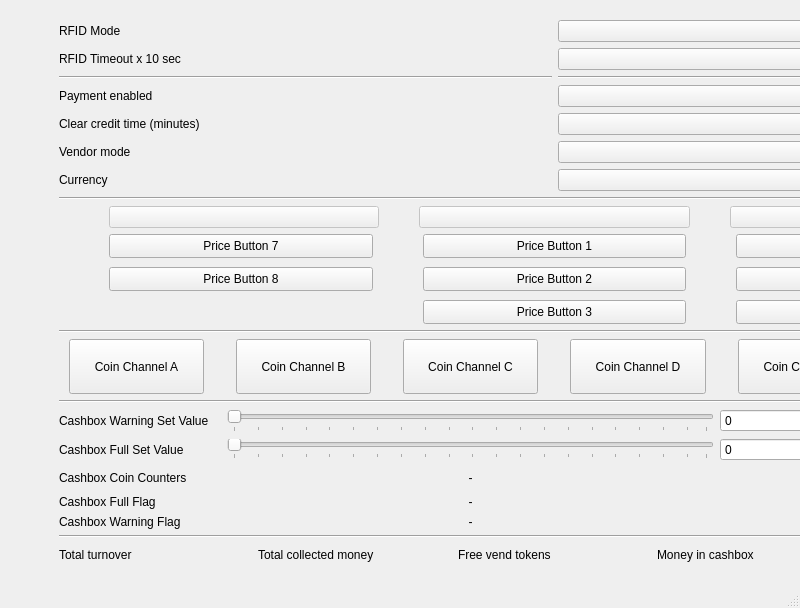
<?xml version="1.0" encoding="UTF-8"?>
<ui version="4.0">
 <class>WBSDPayWindow</class>
 <widget class="QMainWindow" name="WBSDPayWindow">
  <property name="geometry">
   <rect>
    <x>0</x>
    <y>0</y>
    <width>800</width>
    <height>608</height>
   </rect>
  </property>
  <property name="windowTitle">
   <string>Payment/RFID settings</string>
  </property>
  <widget class="QWidget" name="centralwidget">
   <widget class="QWidget" name="verticalLayoutWidget">
    <property name="geometry">
     <rect>
      <x>9</x>
      <y>10</y>
      <width>1091</width>
      <height>566</height>
     </rect>
    </property>
    <layout class="QVBoxLayout" name="verticalLayout" stretch="0,0,0,0,0,0,0,0,0,0">
     <property name="leftMargin">
      <number>50</number>
     </property>
     <property name="topMargin">
      <number>10</number>
     </property>
     <property name="rightMargin">
      <number>50</number>
     </property>
     <property name="bottomMargin">
      <number>10</number>
     </property>
     <item>
      <layout class="QGridLayout" name="gridLayout">
       <item row="3" column="1">
        <widget class="Line" name="line_2">
         <property name="orientation">
          <enum>Qt::Horizontal</enum>
         </property>
        </widget>
       </item>
       <item row="2" column="0">
        <widget class="QLabel" name="lblRFIDTimeOut">
         <property name="text">
          <string>RFID Timeout x 10 sec</string>
         </property>
        </widget>
       </item>
       <item row="5" column="1">
        <widget class="QComboBox" name="cboClearCreditTime"/>
       </item>
       <item row="3" column="0">
        <widget class="Line" name="line">
         <property name="orientation">
          <enum>Qt::Horizontal</enum>
         </property>
        </widget>
       </item>
       <item row="4" column="0">
        <widget class="QLabel" name="lblPayEnabled">
         <property name="text">
          <string>Payment enabled</string>
         </property>
        </widget>
       </item>
       <item row="1" column="0">
        <widget class="QLabel" name="lblRFIDMode">
         <property name="text">
          <string>RFID Mode</string>
         </property>
        </widget>
       </item>
       <item row="7" column="0">
        <widget class="QLabel" name="lblCurrency">
         <property name="text">
          <string>Currency</string>
         </property>
        </widget>
       </item>
       <item row="6" column="1">
        <widget class="QComboBox" name="cboSaleType"/>
       </item>
       <item row="6" column="0">
        <widget class="QLabel" name="lblSaletype">
         <property name="text">
          <string>Vendor mode</string>
         </property>
        </widget>
       </item>
       <item row="5" column="0">
        <widget class="QLabel" name="lblClearCreditTime">
         <property name="text">
          <string>Clear credit time (minutes)</string>
         </property>
        </widget>
       </item>
       <item row="7" column="1">
        <widget class="QComboBox" name="cboCurrency">
         <property name="sizePolicy">
          <sizepolicy hsizetype="Preferred" vsizetype="Fixed">
           <horstretch>0</horstretch>
           <verstretch>1</verstretch>
          </sizepolicy>
         </property>
        </widget>
       </item>
       <item row="1" column="1">
        <widget class="QComboBox" name="cboRFIDMode"/>
       </item>
       <item row="2" column="1">
        <widget class="QComboBox" name="cboRFIDTimeout"/>
       </item>
       <item row="4" column="1">
        <widget class="QComboBox" name="cboPaymentEnabled"/>
       </item>
      </layout>
     </item>
     <item>
      <widget class="Line" name="line_5">
       <property name="orientation">
        <enum>Qt::Horizontal</enum>
       </property>
      </widget>
     </item>
     <item>
      <layout class="QHBoxLayout" name="horizontalLayout">
       <property name="spacing">
        <number>40</number>
       </property>
       <property name="leftMargin">
        <number>50</number>
       </property>
       <property name="rightMargin">
        <number>50</number>
       </property>
       <item>
        <widget class="QPushButton" name="button9">
         <property name="enabled">
          <bool>false</bool>
         </property>
         <property name="text">
          <string/>
         </property>
        </widget>
       </item>
       <item>
        <widget class="QPushButton" name="button10">
         <property name="enabled">
          <bool>false</bool>
         </property>
         <property name="text">
          <string/>
         </property>
        </widget>
       </item>
       <item>
        <widget class="QPushButton" name="button11">
         <property name="enabled">
          <bool>false</bool>
         </property>
         <property name="text">
          <string/>
         </property>
        </widget>
       </item>
      </layout>
     </item>
     <item>
      <layout class="QGridLayout" name="gridLayout_3" columnstretch="0,0,0" columnminimumwidth="0,0,0">
       <property name="sizeConstraint">
        <enum>QLayout::SetDefaultConstraint</enum>
       </property>
       <property name="leftMargin">
        <number>50</number>
       </property>
       <property name="rightMargin">
        <number>50</number>
       </property>
       <property name="horizontalSpacing">
        <number>50</number>
       </property>
       <property name="verticalSpacing">
        <number>9</number>
       </property>
       <item row="2" column="2">
        <widget class="QPushButton" name="button6">
         <property name="sizePolicy">
          <sizepolicy hsizetype="Minimum" vsizetype="Expanding">
           <horstretch>0</horstretch>
           <verstretch>0</verstretch>
          </sizepolicy>
         </property>
         <property name="text">
          <string>Price Button 6</string>
         </property>
        </widget>
       </item>
       <item row="2" column="1">
        <widget class="QPushButton" name="button3">
         <property name="sizePolicy">
          <sizepolicy hsizetype="Minimum" vsizetype="Expanding">
           <horstretch>0</horstretch>
           <verstretch>0</verstretch>
          </sizepolicy>
         </property>
         <property name="text">
          <string>Price Button 3</string>
         </property>
        </widget>
       </item>
       <item row="1" column="1">
        <widget class="QPushButton" name="button2">
         <property name="sizePolicy">
          <sizepolicy hsizetype="Minimum" vsizetype="Expanding">
           <horstretch>0</horstretch>
           <verstretch>0</verstretch>
          </sizepolicy>
         </property>
         <property name="text">
          <string>Price Button 2</string>
         </property>
        </widget>
       </item>
       <item row="0" column="2">
        <widget class="QPushButton" name="button4">
         <property name="sizePolicy">
          <sizepolicy hsizetype="Minimum" vsizetype="Expanding">
           <horstretch>0</horstretch>
           <verstretch>0</verstretch>
          </sizepolicy>
         </property>
         <property name="text">
          <string>Price Button 4</string>
         </property>
        </widget>
       </item>
       <item row="0" column="1">
        <widget class="QPushButton" name="button1">
         <property name="sizePolicy">
          <sizepolicy hsizetype="Minimum" vsizetype="Expanding">
           <horstretch>0</horstretch>
           <verstretch>0</verstretch>
          </sizepolicy>
         </property>
         <property name="text">
          <string>Price Button 1</string>
         </property>
        </widget>
       </item>
       <item row="1" column="2">
        <widget class="QPushButton" name="button5">
         <property name="sizePolicy">
          <sizepolicy hsizetype="Minimum" vsizetype="Expanding">
           <horstretch>0</horstretch>
           <verstretch>0</verstretch>
          </sizepolicy>
         </property>
         <property name="text">
          <string>Price Button 5</string>
         </property>
        </widget>
       </item>
       <item row="0" column="0">
        <widget class="QPushButton" name="button7">
         <property name="enabled">
          <bool>true</bool>
         </property>
         <property name="sizePolicy">
          <sizepolicy hsizetype="Minimum" vsizetype="Expanding">
           <horstretch>0</horstretch>
           <verstretch>0</verstretch>
          </sizepolicy>
         </property>
         <property name="text">
          <string>Price Button 7</string>
         </property>
        </widget>
       </item>
       <item row="1" column="0">
        <widget class="QPushButton" name="button8">
         <property name="sizePolicy">
          <sizepolicy hsizetype="Minimum" vsizetype="Expanding">
           <horstretch>0</horstretch>
           <verstretch>0</verstretch>
          </sizepolicy>
         </property>
         <property name="text">
          <string>Price Button 8</string>
         </property>
        </widget>
       </item>
      </layout>
     </item>
     <item>
      <widget class="Line" name="line_4">
       <property name="orientation">
        <enum>Qt::Horizontal</enum>
       </property>
      </widget>
     </item>
     <item>
      <layout class="QGridLayout" name="gridLayout_4" columnstretch="0,0,0,0,0,0">
       <property name="sizeConstraint">
        <enum>QLayout::SetDefaultConstraint</enum>
       </property>
       <property name="leftMargin">
        <number>10</number>
       </property>
       <property name="rightMargin">
        <number>10</number>
       </property>
       <property name="horizontalSpacing">
        <number>32</number>
       </property>
       <property name="verticalSpacing">
        <number>9</number>
       </property>
       <item row="0" column="5">
        <widget class="QPushButton" name="btnCoinChanelF">
         <property name="sizePolicy">
          <sizepolicy hsizetype="Minimum" vsizetype="Preferred">
           <horstretch>0</horstretch>
           <verstretch>0</verstretch>
          </sizepolicy>
         </property>
         <property name="text">
          <string>Coin Channel F</string>
         </property>
        </widget>
       </item>
       <item row="0" column="0">
        <widget class="QPushButton" name="btnCoinChanelA">
         <property name="sizePolicy">
          <sizepolicy hsizetype="Minimum" vsizetype="Minimum">
           <horstretch>0</horstretch>
           <verstretch>0</verstretch>
          </sizepolicy>
         </property>
         <property name="minimumSize">
          <size>
           <width>60</width>
           <height>55</height>
          </size>
         </property>
         <property name="text">
          <string>Coin Channel A</string>
         </property>
        </widget>
       </item>
       <item row="0" column="4">
        <widget class="QPushButton" name="btnCoinChanelE">
         <property name="sizePolicy">
          <sizepolicy hsizetype="Minimum" vsizetype="Preferred">
           <horstretch>0</horstretch>
           <verstretch>0</verstretch>
          </sizepolicy>
         </property>
         <property name="text">
          <string>Coin Channel E</string>
         </property>
        </widget>
       </item>
       <item row="0" column="1">
        <widget class="QPushButton" name="btnCoinChanelB">
         <property name="sizePolicy">
          <sizepolicy hsizetype="Minimum" vsizetype="Preferred">
           <horstretch>0</horstretch>
           <verstretch>0</verstretch>
          </sizepolicy>
         </property>
         <property name="text">
          <string>Coin Channel B</string>
         </property>
        </widget>
       </item>
       <item row="0" column="3">
        <widget class="QPushButton" name="btnCoinChanelD">
         <property name="sizePolicy">
          <sizepolicy hsizetype="Minimum" vsizetype="Preferred">
           <horstretch>0</horstretch>
           <verstretch>0</verstretch>
          </sizepolicy>
         </property>
         <property name="text">
          <string>Coin Channel D</string>
         </property>
        </widget>
       </item>
       <item row="0" column="2">
        <widget class="QPushButton" name="btnCoinChanelC">
         <property name="sizePolicy">
          <sizepolicy hsizetype="Minimum" vsizetype="Preferred">
           <horstretch>0</horstretch>
           <verstretch>0</verstretch>
          </sizepolicy>
         </property>
         <property name="text">
          <string>Coin Channel C</string>
         </property>
        </widget>
       </item>
      </layout>
     </item>
     <item>
      <widget class="Line" name="line_3">
       <property name="orientation">
        <enum>Qt::Horizontal</enum>
       </property>
      </widget>
     </item>
     <item>
      <layout class="QGridLayout" name="gridLayout_cashbox" columnstretch="1,3,1,1">
       <item row="1" column="3">
        <widget class="QPushButton" name="btn_setfull_2">
         <property name="text">
          <string>Set Value</string>
         </property>
        </widget>
       </item>
       <item row="3" column="0">
        <widget class="QLabel" name="label_6">
         <property name="text">
          <string>Cashbox Full Flag</string>
         </property>
        </widget>
       </item>
       <item row="2" column="3">
        <widget class="QPushButton" name="btn_setreset_2">
         <property name="text">
          <string>Reset</string>
         </property>
        </widget>
       </item>
       <item row="0" column="0">
        <widget class="QLabel" name="label_7">
         <property name="text">
          <string>Cashbox Warning Set Value</string>
         </property>
        </widget>
       </item>
       <item row="1" column="0">
        <widget class="QLabel" name="label_8">
         <property name="text">
          <string>Cashbox Full Set Value</string>
         </property>
        </widget>
       </item>
       <item row="1" column="1">
        <widget class="QSlider" name="horizontalSlider_4">
         <property name="sizePolicy">
          <sizepolicy hsizetype="Expanding" vsizetype="Fixed">
           <horstretch>0</horstretch>
           <verstretch>0</verstretch>
          </sizepolicy>
         </property>
         <property name="singleStep">
          <number>5</number>
         </property>
         <property name="orientation">
          <enum>Qt::Horizontal</enum>
         </property>
         <property name="tickPosition">
          <enum>QSlider::TicksBelow</enum>
         </property>
        </widget>
       </item>
       <item row="0" column="1">
        <widget class="QSlider" name="horizontalSlider_2">
         <property name="sizePolicy">
          <sizepolicy hsizetype="Expanding" vsizetype="Preferred">
           <horstretch>0</horstretch>
           <verstretch>0</verstretch>
          </sizepolicy>
         </property>
         <property name="singleStep">
          <number>5</number>
         </property>
         <property name="orientation">
          <enum>Qt::Horizontal</enum>
         </property>
         <property name="tickPosition">
          <enum>QSlider::TicksBelow</enum>
         </property>
        </widget>
       </item>
       <item row="2" column="0">
        <widget class="QLabel" name="label_9">
         <property name="text">
          <string>Cashbox Coin Counters</string>
         </property>
        </widget>
       </item>
       <item row="0" column="3">
        <widget class="QPushButton" name="btn_setwarn_2">
         <property name="text">
          <string>Set Value</string>
         </property>
        </widget>
       </item>
       <item row="0" column="2">
        <widget class="QSpinBox" name="spinBox_3">
         <property name="maximum">
          <number>255</number>
         </property>
        </widget>
       </item>
       <item row="1" column="2">
        <widget class="QSpinBox" name="spinBox_4">
         <property name="maximum">
          <number>255</number>
         </property>
        </widget>
       </item>
       <item row="4" column="0">
        <widget class="QLabel" name="label_10">
         <property name="text">
          <string>Cashbox Warning Flag</string>
         </property>
        </widget>
       </item>
       <item row="3" column="1">
        <widget class="QLabel" name="lbl_flag_full_2">
         <property name="text">
          <string>-</string>
         </property>
         <property name="alignment">
          <set>Qt::AlignCenter</set>
         </property>
        </widget>
       </item>
       <item row="4" column="1">
        <widget class="QLabel" name="lbl_flag_warn_2">
         <property name="text">
          <string>-</string>
         </property>
         <property name="alignment">
          <set>Qt::AlignCenter</set>
         </property>
        </widget>
       </item>
       <item row="2" column="1">
        <widget class="QLabel" name="lbl_flag_counters">
         <property name="text">
          <string>-</string>
         </property>
         <property name="alignment">
          <set>Qt::AlignCenter</set>
         </property>
        </widget>
       </item>
      </layout>
     </item>
     <item>
      <widget class="Line" name="line_6">
       <property name="orientation">
        <enum>Qt::Horizontal</enum>
       </property>
      </widget>
     </item>
     <item>
      <layout class="QGridLayout" name="gridLayout_2">
       <item row="0" column="6">
        <widget class="QPushButton" name="btnReset">
         <property name="text">
          <string>Collect cashbox</string>
         </property>
        </widget>
       </item>
       <item row="0" column="4">
        <widget class="QLabel" name="lblMoneyInCashBox">
         <property name="text">
          <string>Money in cashbox</string>
         </property>
        </widget>
       </item>
       <item row="0" column="2">
        <widget class="QLabel" name="lblFreeVendTokens">
         <property name="text">
          <string>Free vend tokens</string>
         </property>
        </widget>
       </item>
       <item row="0" column="1">
        <widget class="QLabel" name="lblTotalCollected">
         <property name="text">
          <string>Total collected money</string>
         </property>
        </widget>
       </item>
       <item row="0" column="0">
        <widget class="QLabel" name="lblTotalTurnOver">
         <property name="text">
          <string>Total turnover</string>
         </property>
        </widget>
       </item>
      </layout>
     </item>
    </layout>
   </widget>
  </widget>
  <widget class="QStatusBar" name="statusbar"/>
  <widget class="QMenuBar" name="menubar">
   <property name="geometry">
    <rect>
     <x>0</x>
     <y>0</y>
     <width>800</width>
     <height>21</height>
    </rect>
   </property>
  </widget>
 </widget>
 <tabstops>
  <tabstop>cboRFIDMode</tabstop>
  <tabstop>cboRFIDTimeout</tabstop>
  <tabstop>cboPaymentEnabled</tabstop>
  <tabstop>cboClearCreditTime</tabstop>
  <tabstop>cboSaleType</tabstop>
  <tabstop>cboCurrency</tabstop>
  <tabstop>button9</tabstop>
  <tabstop>button10</tabstop>
  <tabstop>button11</tabstop>
  <tabstop>button7</tabstop>
  <tabstop>button1</tabstop>
  <tabstop>button4</tabstop>
  <tabstop>button8</tabstop>
  <tabstop>button2</tabstop>
  <tabstop>button5</tabstop>
  <tabstop>button3</tabstop>
  <tabstop>button6</tabstop>
  <tabstop>btnCoinChanelA</tabstop>
  <tabstop>btnCoinChanelB</tabstop>
  <tabstop>btnCoinChanelC</tabstop>
  <tabstop>btnCoinChanelD</tabstop>
  <tabstop>btnCoinChanelE</tabstop>
  <tabstop>btnCoinChanelF</tabstop>
  <tabstop>btnReset</tabstop>
 </tabstops>
 <resources/>
 <connections>
  <connection>
   <sender>spinBox_4</sender>
   <signal>valueChanged(int)</signal>
   <receiver>horizontalSlider_4</receiver>
   <slot>setValue(int)</slot>
   <hints>
    <hint type="sourcelabel">
     <x>763</x>
     <y>466</y>
    </hint>
    <hint type="destinationlabel">
     <x>670</x>
     <y>466</y>
    </hint>
   </hints>
  </connection>
  <connection>
   <sender>horizontalSlider_4</sender>
   <signal>valueChanged(int)</signal>
   <receiver>spinBox_4</receiver>
   <slot>setValue(int)</slot>
   <hints>
    <hint type="sourcelabel">
     <x>608</x>
     <y>467</y>
    </hint>
    <hint type="destinationlabel">
     <x>755</x>
     <y>474</y>
    </hint>
   </hints>
  </connection>
  <connection>
   <sender>horizontalSlider_2</sender>
   <signal>valueChanged(int)</signal>
   <receiver>spinBox_3</receiver>
   <slot>setValue(int)</slot>
   <hints>
    <hint type="sourcelabel">
     <x>694</x>
     <y>431</y>
    </hint>
    <hint type="destinationlabel">
     <x>724</x>
     <y>433</y>
    </hint>
   </hints>
  </connection>
  <connection>
   <sender>spinBox_3</sender>
   <signal>valueChanged(int)</signal>
   <receiver>horizontalSlider_2</receiver>
   <slot>setValue(int)</slot>
   <hints>
    <hint type="sourcelabel">
     <x>731</x>
     <y>437</y>
    </hint>
    <hint type="destinationlabel">
     <x>696</x>
     <y>441</y>
    </hint>
   </hints>
  </connection>
 </connections>
</ui>
